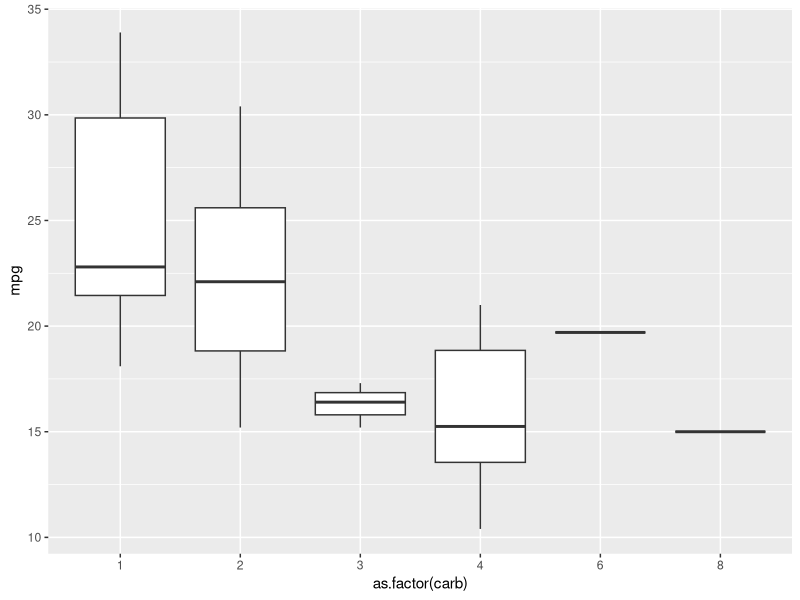

Write R code to recreate this figure. (Note: this script raises an error after producing the figure.)
## ---- chunk 1
knitr::opts_chunk$set(collapse = TRUE)
## ---- chunk 2
library(forcats)
library(tidyverse)
## ---- chunk 3
fator <- factor(c("Scorsese", "DiCaprio", "Patty Jenkins", "Gal Gadot"))

# Alterando apenas uma
fct_recode(fator, direcao = "Scorsese")

# Alterando todas
fct_recode(fator,
           direcao = "Scorsese", 
           direcao = "Patty Jenkins",    
           elenco = "DiCaprio",
           elenco = "Gal Gadot")
## ---- chunk 4
# Objeto simulando uma amostra do personagem 
# de série favorito de 100 pessoas
nomes <- c("Sheldon", "Leonard", "Penny", "Howard", "Rajesh",
           "Ted", "Marshall", "Robin", "Lily", "Barney",
           "Michael", "Jim", "Pam", "Dwight", "Andy")

per_fav<- sample(x = nomes, size = 100, replace = T) %>%
  as.factor

head(per_fav)           

# Conta o número de observações em cada categoria
fct_count(per_fav)        

# Junta as categorias
per_fav2 <- fct_collapse(per_fav,
             TBBT = c("Sheldon", "Leonard", "Penny", "Howard", "Rajesh"),
             HIMYM = c("Ted", "Marshall", "Robin", "Lily", "Barney"),
             TheOffice = c("Michael", "Jim", "Pam", "Dwight", "Andy"))

head(per_fav2)
fct_count(per_fav2)

## ---- chunk 5
mtcars %>% 
  ggplot(aes(x = as.factor(carb), y = mpg)) +
  geom_boxplot()
mtcars %>% 
  mutate(carb = fct_reorder(f = as.factor(carb), 
                            x = mpg,
                            fun = median)) %>% 
  ggplot(aes(x = carb, y = mpg)) +
  geom_boxplot()
  
## ---- chunk 6
letras <- factor(letters[rpois(100, 5)])
fct_count(letras)

# Por default, a categoria "Other" sempre será menor
# que as outras categorias.
letras %>%                  
  fct_lump(other_level = "Outros") %>%       
  fct_count

# Espeficicando o argumento "n = 4", preservamos os
# 4 valores mais comuns
letras %>% 
  fct_lump(n = 4, other_level = "Outros") %>% 
  fct_count

# Espeficicando o argumento "n = -4", preservamos
# apenas os 4 valores que menos aparecem
letras %>% 
  fct_lump(n = -4, other_level = "Principais") %>% 
  fct_count
## ---- chunk 7
fator <- factor(c("casado", "viuvo", "solteiro", "divorciado"))
fator

lvls_reorder(fator, c(3, 1, 2, 4))
